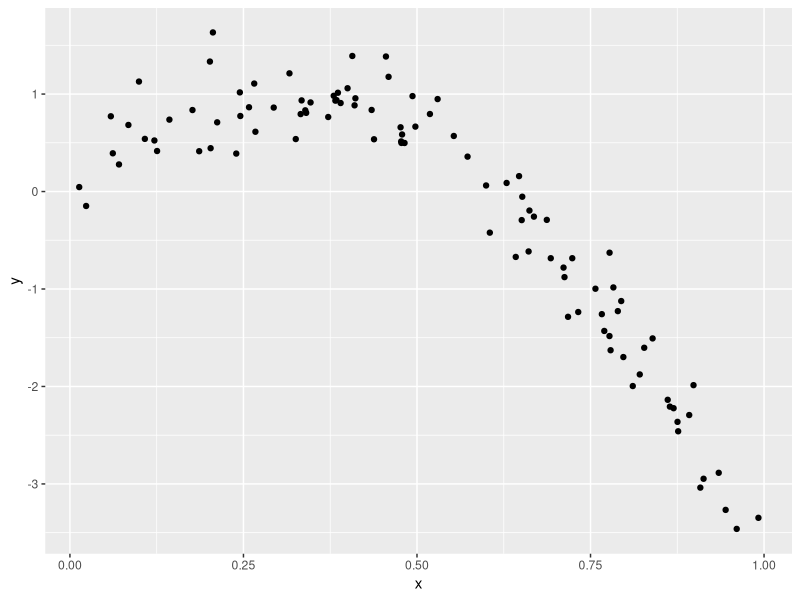
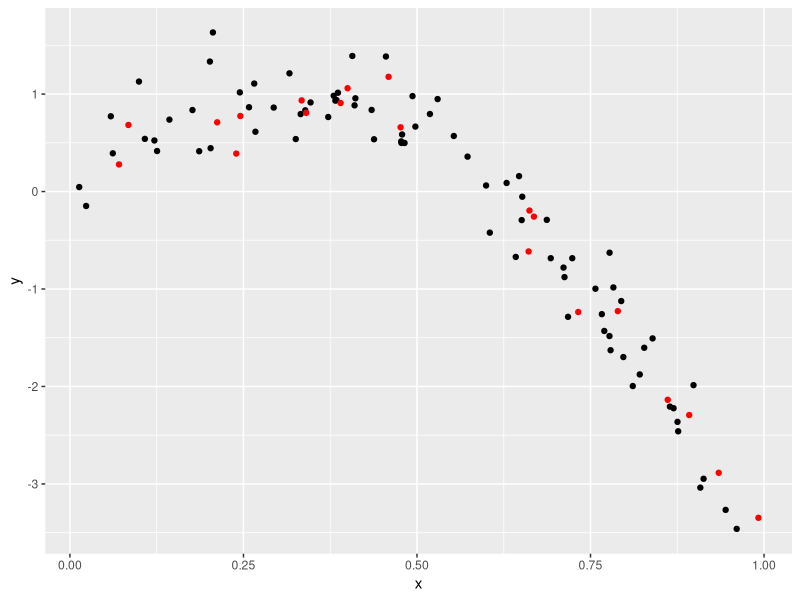
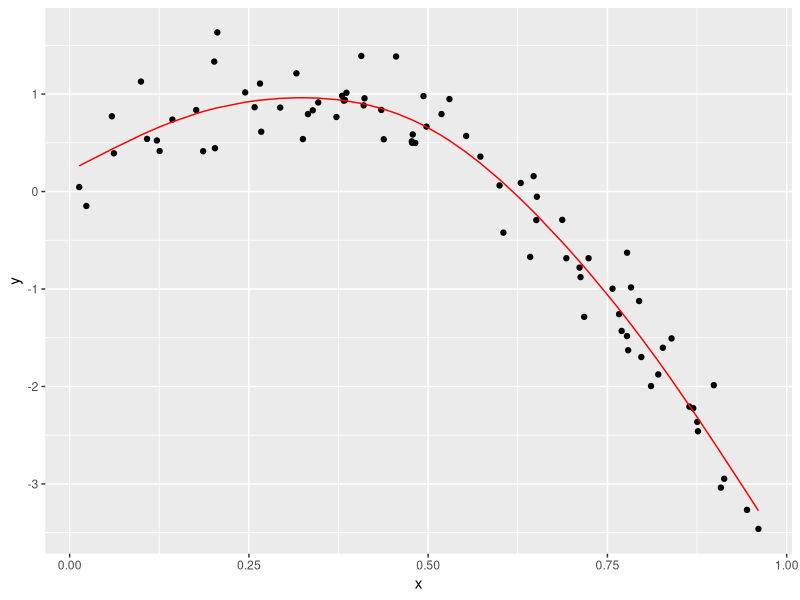
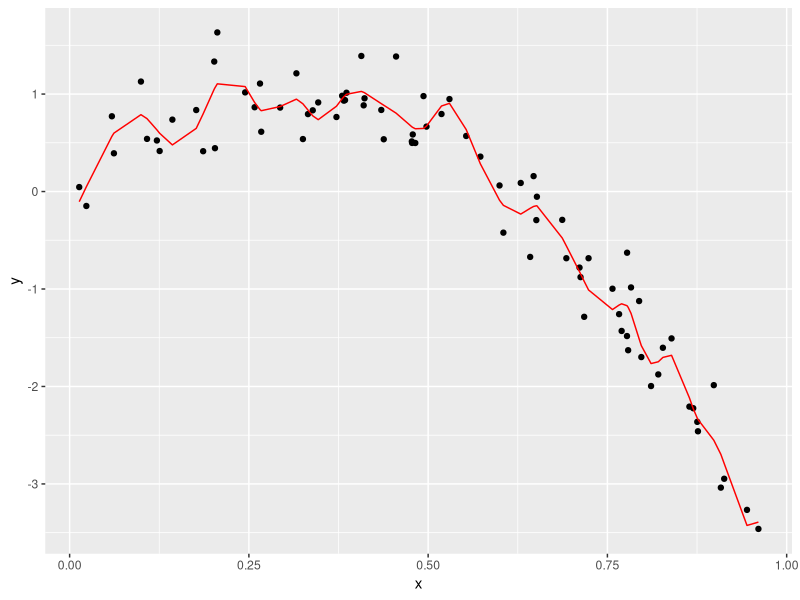
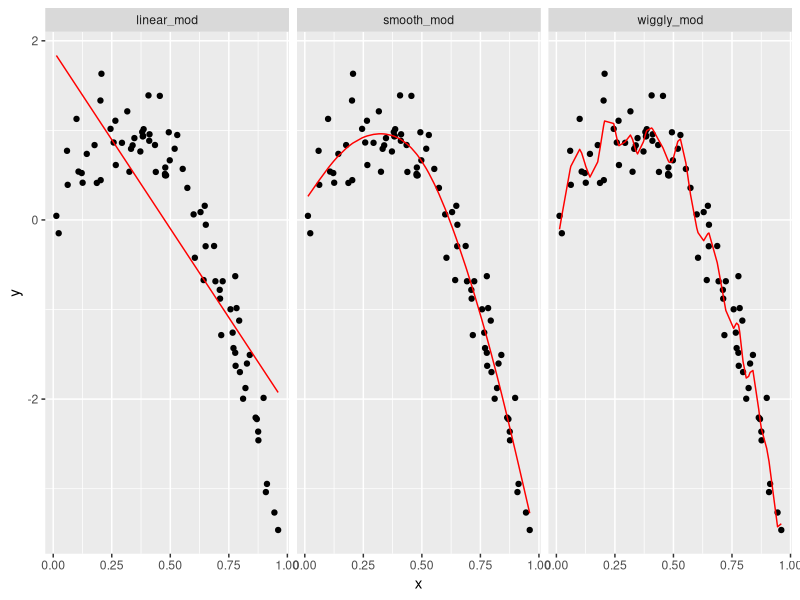

Reproduce these figures in R, in order.
## ---- chunk 1
knitr::opts_chunk$set(echo = TRUE)
## ---- chunk 2
library(tidyverse)
library(modelr)
library(mgcv)
## ---- chunk 3
set.seed(1)
## ---- chunk 4
nonlin_df = 
  tibble(
    id = 1:100,
    x = runif(100, 0, 1),
    y = 1 - 10 * (x - .3) ^ 2 + rnorm(100, 0, .3)
  )

nonlin_df |> 
  ggplot(aes(x = x, y = y)) + 
  geom_point()
## ---- chunk 5
train_df = sample_n(nonlin_df, 80)
test_df = anti_join(nonlin_df, train_df, by = "id")

ggplot(train_df, aes(x = x, y = y)) + 
  geom_point() + 
  geom_point(data = test_df, color = "red")
## ---- chunk 6
linear_mod = lm(y ~ x, data = train_df)
smooth_mod = mgcv::gam(y ~ s(x), data = train_df)
wiggly_mod = mgcv::gam(y ~ s(x, k = 30), sp = 10e-6, data = train_df)
## ---- chunk 7
train_df |> 
  add_predictions(smooth_mod) |> 
  ggplot(aes(x = x, y = y)) + geom_point() + 
  geom_line(aes(y = pred), color = "red")
## ---- chunk 8
train_df |> 
  add_predictions(wiggly_mod) |> 
  ggplot(aes(x = x, y = y)) + geom_point() + 
  geom_line(aes(y = pred), color = "red")
## ---- chunk 9
train_df |> 
  gather_predictions(linear_mod, smooth_mod, wiggly_mod) |> 
  mutate(model = fct_inorder(model)) |> 
  ggplot(aes(x = x, y = y)) + 
  geom_point() + 
  geom_line(aes(y = pred), color = "red") + 
  facet_wrap(~model)
## ---- chunk 10
rmse(linear_mod, test_df)
## ---- chunk 11
rmse(smooth_mod, test_df)
## ---- chunk 12
rmse(wiggly_mod, test_df)
